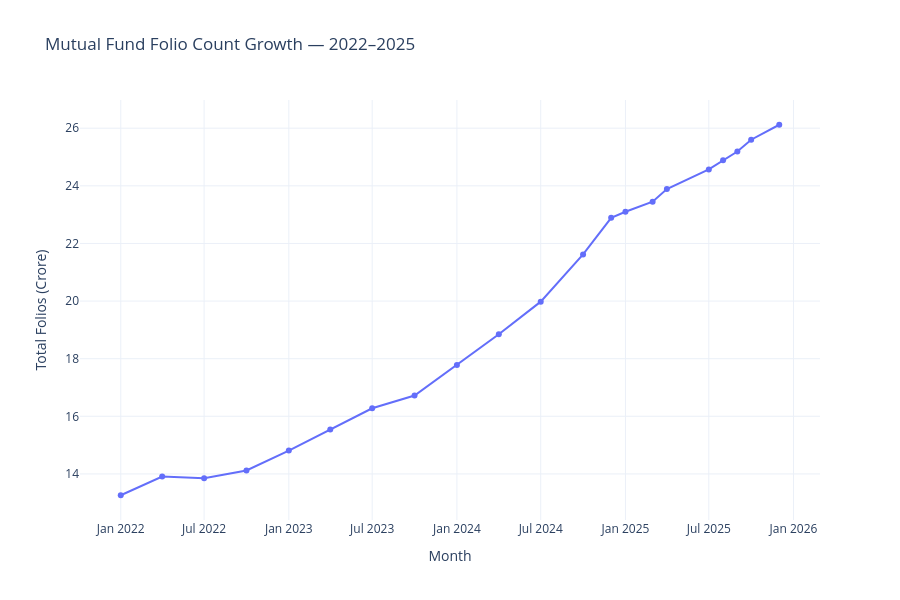

Write notebook code for a chart like this one.
### Code cell
fig = px.line(
    folio,
    x="month",
    y="total_folios_crore",
    title="Mutual Fund Folio Count Growth — 2022–2025",
    labels={
        "month": "Month",
        "total_folios_crore": "Total Folios (Crore)"
    },
    markers=True
)

fig.update_layout(
    template="plotly_white",
    height=600
)

fig.show()

# Save only PNG
fig.write_image(
    OUTPUT_DIR / "folio_count_growth.png",
    width=1400,
    height=600
)

print("Folio count growth PNG saved successfully!")

### Figure 1 — Plotly figure (JSON) as saved in the notebook; plotly's stock layout.template omitted (floating-point values rounded to 4 significant figures)
{"data": [{"hovertemplate": "Month=%{x}<br>Total Folios (Crore)=%{y}<extra></extra>", "legendgroup": "", "line": {"color": "#636efa", "dash": "solid"}, "marker": {"symbol": "circle"}, "mode": "lines+markers", "name": "", "orientation": "v", "showlegend": false, "type": "scatter", "x": ["2022-01", "2022-04", "2022-07", "2022-10", "2023-01", "2023-04", "2023-07", "2023-10", "2024-01", "2024-04", "2024-07", "2024-10", "2024-12", "2025-01", "2025-03", "2025-04", "2025-07", "2025-08", "2025-09", "2025-10", "2025-12"], "xaxis": "x", "y": [13.26, 13.91, 13.85, 14.12, 14.81, 15.54, 16.28, 16.72, 17.78, 18.85, 19.98, 21.62, 22.89, 23.1, 23.45, 23.89, 24.57, 24.89, 25.19, 25.6, 26.12], "yaxis": "y"}], "layout": {"height": 600, "legend": {"tracegroupgap": 0}, "title": {"text": "Mutual Fund Folio Count Growth — 2022–2025"}, "xaxis": {"anchor": "y", "domain": [0, 1], "title": {"text": "Month"}}, "yaxis": {"anchor": "x", "domain": [0, 1], "title": {"text": "Total Folios (Crore)"}}}}
